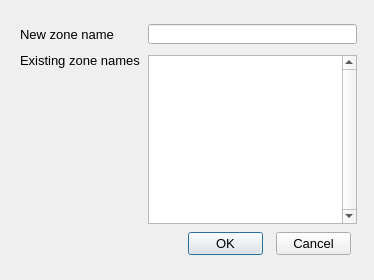
<?xml version="1.0" encoding="UTF-8"?>
<ui version="4.0">
 <class>CreateZone_Dialog</class>
 <widget class="QDialog" name="CreateZone_Dialog">
  <property name="geometry">
   <rect>
    <x>0</x>
    <y>0</y>
    <width>374</width>
    <height>280</height>
   </rect>
  </property>
  <property name="minimumSize">
   <size>
    <width>374</width>
    <height>280</height>
   </size>
  </property>
  <property name="maximumSize">
   <size>
    <width>374</width>
    <height>280</height>
   </size>
  </property>
  <property name="font">
   <font>
    <pointsize>10</pointsize>
   </font>
  </property>
  <property name="windowTitle">
   <string>Create zone</string>
  </property>
  <widget class="QPushButton" name="_2">
   <property name="geometry">
    <rect>
     <x>276</x>
     <y>232</y>
     <width>75</width>
     <height>23</height>
    </rect>
   </property>
   <property name="text">
    <string>Cancel</string>
   </property>
   <property name="autoDefault">
    <bool>false</bool>
   </property>
  </widget>
  <widget class="QPushButton" name="_1">
   <property name="geometry">
    <rect>
     <x>188</x>
     <y>232</y>
     <width>75</width>
     <height>23</height>
    </rect>
   </property>
   <property name="text">
    <string>OK</string>
   </property>
   <property name="default">
    <bool>true</bool>
   </property>
  </widget>
  <widget class="QLabel" name="label_4">
   <property name="geometry">
    <rect>
     <x>20</x>
     <y>24</y>
     <width>131</width>
     <height>20</height>
    </rect>
   </property>
   <property name="font">
    <font>
     <pointsize>10</pointsize>
    </font>
   </property>
   <property name="text">
    <string>New zone name</string>
   </property>
   <property name="alignment">
    <set>Qt::AlignLeading|Qt::AlignLeft|Qt::AlignVCenter</set>
   </property>
  </widget>
  <widget class="QLabel" name="label_5">
   <property name="geometry">
    <rect>
     <x>20</x>
     <y>50</y>
     <width>131</width>
     <height>20</height>
    </rect>
   </property>
   <property name="font">
    <font>
     <pointsize>10</pointsize>
    </font>
   </property>
   <property name="text">
    <string>Existing zone names</string>
   </property>
   <property name="alignment">
    <set>Qt::AlignLeading|Qt::AlignLeft|Qt::AlignVCenter</set>
   </property>
  </widget>
  <widget class="QLineEdit" name="_100">
   <property name="geometry">
    <rect>
     <x>148</x>
     <y>24</y>
     <width>209</width>
     <height>20</height>
    </rect>
   </property>
  </widget>
  <widget class="QListWidget" name="_101">
   <property name="geometry">
    <rect>
     <x>148</x>
     <y>55</y>
     <width>209</width>
     <height>169</height>
    </rect>
   </property>
   <property name="verticalScrollBarPolicy">
    <enum>Qt::ScrollBarAlwaysOn</enum>
   </property>
   <property name="verticalScrollMode">
    <enum>QAbstractItemView::ScrollPerPixel</enum>
   </property>
  </widget>
 </widget>
 <resources/>
 <connections/>
</ui>
